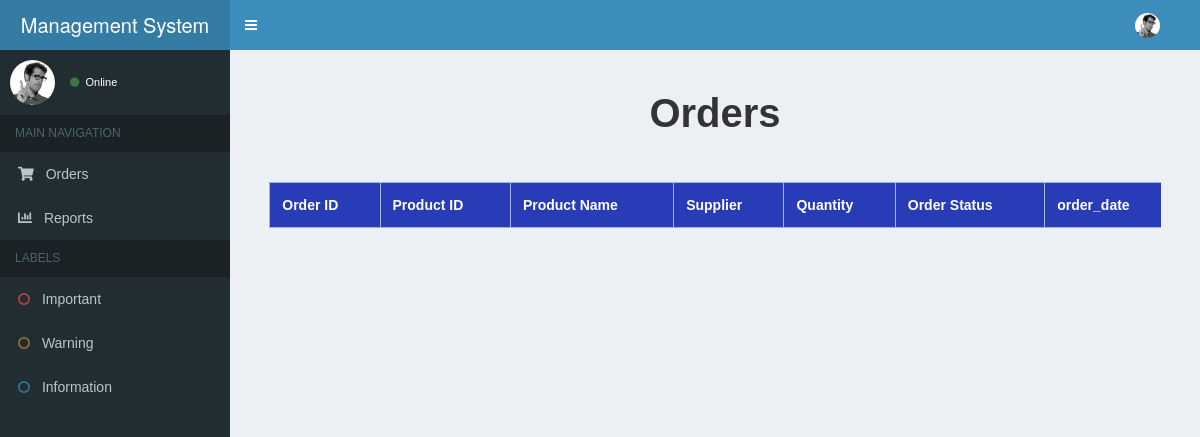
/orders/, run on an earlier commit of the app's database.
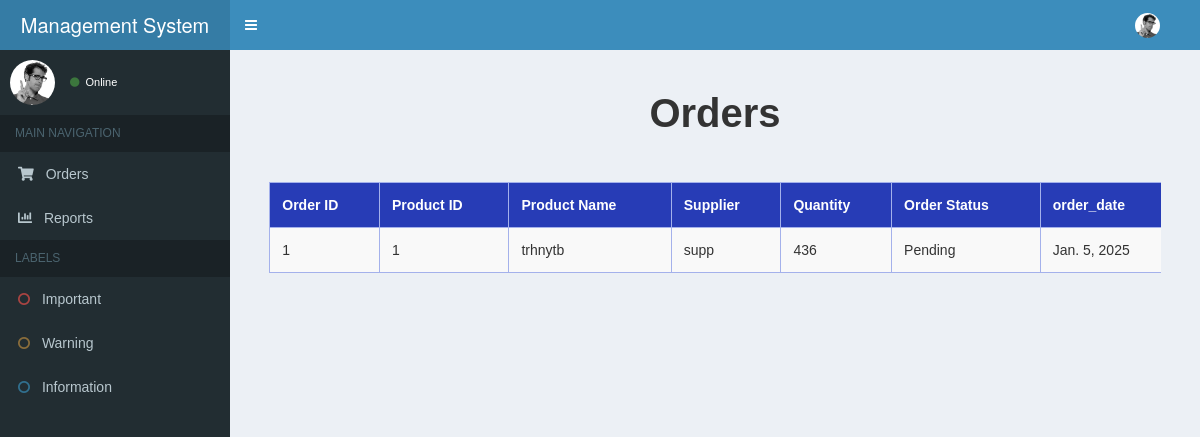
And on a later commit of the database.
### managment/models.py (models this page shows, shortened)
class Order(models.Model):
    product = models.ForeignKey(Product, on_delete=models.CASCADE, related_name='orders')
    supplier = models.ForeignKey(Supplier, on_delete=models.CASCADE, related_name='orders')
    quantity = models.IntegerField()
    order_date = models.DateField(auto_now_add=True)
    received_date = models.DateField(null=True, blank=True)
    status = models.CharField(
        max_length=20,
        choices=[('Pending', 'Pending'), ('Shipped', 'Shipped'), ('Received', 'Received')],
        default='Pending',
    )

class Product(models.Model):
    name = models.CharField(max_length=255)
    sku = models.CharField(max_length=50, unique=True)
    description = models.TextField()
    price = models.DecimalField(max_digits=10, decimal_places=2)
    supplier = models.ForeignKey(Supplier, on_delete=models.CASCADE, related_name='products')

class Supplier(models.Model):
    user = models.OneToOneField(User, on_delete=models.CASCADE, related_name='supplier_profile',null=True)
    start_date = models.DateField(auto_now_add=True , null = True)
    end_date = models.DateField(null=True, blank=True)

class User(AbstractUser):
    groups = models.ManyToManyField(
        Group,
        related_name='ecommerce_user_set',  # Add a custom related_name here
        blank=True
    )
    user_permissions = models.ManyToManyField(
        Permission,
        related_name='ecommerce_user_permissions_set',  # Add a custom related_name here
        blank=True
    )
    ROLE_CHOICES = [
        ('Admin', 'Admin'),
        ('Supplier', 'Supplier'),
    ]
    role = models.CharField(max_length=20, choices=ROLE_CHOICES)
    phone_number = models.CharField(max_length=20)

### managment/views.py (the view)
# urls.py: path('orders/', views.orders , name="orders"),
def orders(request):
    orders = Order.objects.all()
    context={"orders" : orders}
    return render(request, 'orders.html' , context)

### managment/context_processor.py (called while the page is built)
def global_variables(request):
    num = 0
    inventory = Inventory.objects.all()
    for item in inventory:
        if item.stock_level <= item.low_stock_alert:
            num += 1
    return{"num" : num}

### managment/templates/orders.html (shortened to what this page needs)
{% extends 'base.html' %}
{% load static %}
{% block body %}
<head>
</head>
<div class="content-wrapper">
    <section class="content">
      <div class="row">
        <div class="container">
            <div class="title">
                Orders
            </div>
            <div class="table-wrapper">
                <table id="orders-table">
                    <thead>
                        <tr>
                            <th>Order ID</th>
                            <th>Product ID</th>
                            <th>Product Name</th>
                            <th>Supplier</th>
                            <th>Quantity</th>
                            <th>Order Status</th>
                            <th>order_date</th>
                        </tr>
                    </thead>
                    <tbody>
                        {% for order in orders %}
                        <tr>
                             <td>{{order.id}}</td>
                            <td>{{order.product.id}}</td>
                            <td>{{order.product.name}}</td>
                            <td>{{order.supplier.user.username}}</td>
                            <td>{{order.quantity}}</td>
                            <td>{{order.status}}</td>
                            <td>{{order.order_date}}</td>
                        </tr>
                        {% endfor %}
                    </tbody>
                </table>
            </div>
        </div>
      </div>
    </section>
</div>
{% endblock body %}

### managment/templates/base.html (shortened to what this page needs)
{% load static %}
<!DOCTYPE html>
<html>
  <head>
    <link rel="stylesheet" href="https://cdnjs.cloudflare.com/ajax/libs/font-awesome/5.15.3/css/all.min.css">
    <link href="{% static 'css/bootstrap.min.css' %}" rel="stylesheet" type="text/css" />
    <link href="https://maxcdn.bootstrapcdn.com/font-awesome/4.3.0/css/font-awesome.min.css" rel="stylesheet" type="text/css" />
    <link href="http://code.ionicframework.com/ionicons/2.0.0/css/ionicons.min.css" rel="stylesheet" type="text/css" />
    <link href="{% static 'css/AdminLTE.min.css' %}" rel="stylesheet" type="text/css" />
    <link href="{% static 'css/skins/_all-skins.min.css' %}" rel="stylesheet" type="text/css" />
    <link href="{% static 'css/blue.css' %}" rel="stylesheet" type="text/css" />
    <link href="{% static 'css/morris.css' %}" rel="stylesheet" type="text/css" />
    <link href="{% static 'css/jquery-jvectormap-1.2.2.css' %}" rel="stylesheet" type="text/css" />
    <link href="{% static 'css/datepicker3.css' %}" rel="stylesheet" type="text/css" />
    <link href="{% static 'css/daterangepicker-bs3.css' %}" rel="stylesheet" type="text/css" />
    <link href="{% static 'css/bootstrap3-wysihtml5.min.css' %}" rel="stylesheet" type="text/css" />
  </head>
  <body class="skin-blue">
    <div class="wrapper">
      <header class="main-header">
        <a href="{% url 'dashboard' %}" class="logo">Management System</a>
        <nav class="navbar navbar-static-top" role="navigation">
          <a href="#" class="sidebar-toggle" data-toggle="offcanvas" role="button">
          </a>
          <div class="navbar-custom-menu">
            <ul class="nav navbar-nav">
              <li class="dropdown user user-menu">
                <a href="#" class="dropdown-toggle" data-toggle="dropdown">
                  <img src="{% static 'images/user2-160x160.jpg' %}" class="user-image" alt="User Image"/>
                </a>
              </li>
            </ul>
          </div>
        </nav>
      </header>
      <aside class="main-sidebar">
        <section class="sidebar">
          <div class="user-panel">
            <div class="pull-left image">
              <img src="{% static 'images/user2-160x160.jpg' %}" class="img-circle" alt="User Image" />
            </div>
            <div class="pull-left info">
              <a href="#"><i class="fa fa-circle text-success"></i> Online</a>
            </div>
          </div>
          <ul class="sidebar-menu">
            <li class="header">MAIN NAVIGATION</li>
            {% if request.user.role == "Admin" %}
              <li><a href="{% url 'dashboard' %}"><i class="fa fa-dashboard"></i> Dashboard</a></li>
              <li><a href="{% url 'inventory' %}"><i class="fa fa-archive"></i> Inventory</a></li>
              <li><a href="{% url 'alerts' %}"><i class="fas fa-bell" style="margin-right: 8px;"></i> Alerts&nbsp;&nbsp;&nbsp;<span  style="color:red">{{num}}</span></a></li>
              <li><a href="{% url 'orders' %}"><i class="fas fa-shopping-cart" style="margin-right: 8px;"></i> Orders</a></li>
              <li><a href="{% url 'reports' %}"><i class="fas fa-chart-bar" style="margin-right: 8px;"></i> Reports</a></li>
              <li><a href="{% url 'suppliers' %}"><i class="fas fa-handshake" style="margin-right: 8px;"></i> Suppliers</a></li>
              <li><a href="{% url 'settings' %}"><i class="fas fa-cog" style="margin-right: 8px;"></i> Settings</a></li>
              <li><a href="{% url 'add-user' %}"><i class="fas fa-user" style="margin-right: 8px;"></i> Add User</a></li>
            {% else %}
              <li><a href="{% url 'orders' %}"><i class="fas fa-shopping-cart" style="margin-right: 8px;"></i> Orders</a></li>
              <li><a href="{% url 'reports' %}"><i class="fas fa-chart-bar" style="margin-right: 8px;"></i> Reports</a></li>
            {% endif %}
            <li class="header">LABELS</li>
            <li><a href="#"><i class="fa fa-circle-o text-danger"></i> Important</a></li>
            <li><a href="#"><i class="fa fa-circle-o text-warning"></i> Warning</a></li>
            <li><a href="#"><i class="fa fa-circle-o text-info"></i> Information</a></li>
          </ul>
        </section>
      </aside>
      {% block body %}
      {% endblock body %}
    </div>
  </body>
</html>

### managment/templates/orders.html (style rules this page uses)
body { font-family: Arial, sans-serif; margin: 0; padding: 0; background-color: #f4f4f4; }
.container { width: 95%; margin: 20px auto; }
.title { text-align: center; font-size: 40px; font-weight: bold; margin-bottom: 20px; }
table { width: 120%; border-collapse: collapse; margin-top: 20px; background-color: #fff; box-shadow: 0 4px 6px rgba(0, 0, 0, 0.1); }
th, td { padding: 12px; text-align: left; border: 1px solid #a4b1eb; }
th { background-color: #273cb6; color: white; }
td { background-color: #f9f9f9; }
.table-wrapper { overflow-x: auto; }

What changed in the data, as far as the page shows it:
added Order: id "1", product.id "1", product.name "trhnytb", supplier.user.username "supp", quantity "436", status "Pending", order_date "Jan. 5, 2025"
